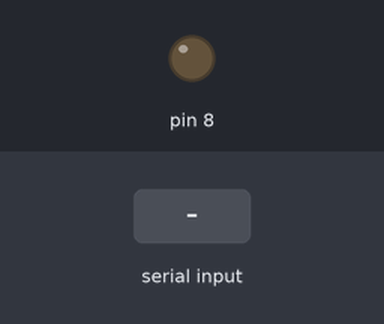
Bench run of a sketch on a simulated Arduino Uno, built with avr-gcc and run on an emulated ATmega328P. Parts: output pins drawn as LEDs (lit = HIGH). Inputs (shaded band) come from the test bench.

Above: at 1.2 s.
1.3 s: "1" received over Serial
At 1.8 s:
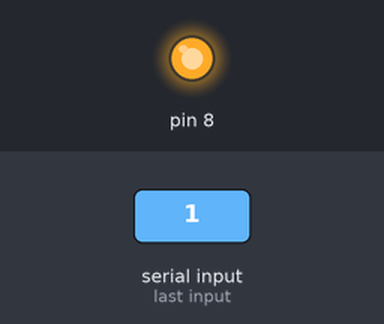
2.8 s: "0" received over Serial
At 4.2 s:
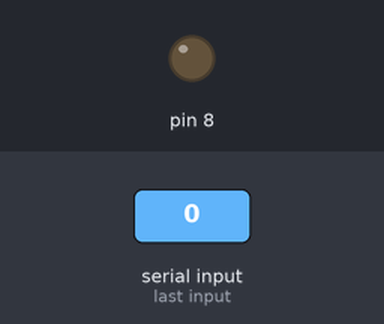
Timing chart, 0 to 5.8 s (numbered marks = the images above; inputs shaded):
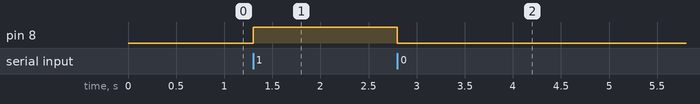

Measured:
- after the input at 1.3 s, pin 8: LOW → HIGH at once
- after the input at 2.8 s, pin 8: HIGH → LOW at once

The sketch:

Controls_ON_and_OFF_of_an_LED_from_WPF.ino
```cpp
void setup() {

  pinMode(8, OUTPUT);
  Serial.begin(9600);

}

void loop() {

  if (Serial.available() > 0)
  {
    char c = Serial.read();
    if (c == '1')
    {
      digitalWrite(8, HIGH);
    }
    else if (c == '0')
    {
      digitalWrite(8, LOW);
    }
  }

}
```
